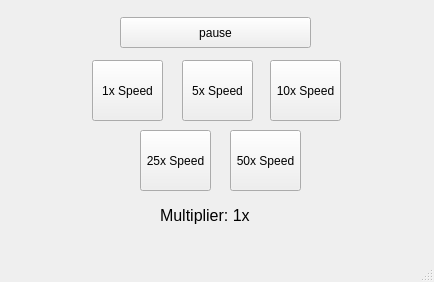
<?xml version="1.0" encoding="UTF-8"?>
<ui version="4.0">
 <class>MainWindow</class>
 <widget class="QMainWindow" name="MainWindow">
  <property name="geometry">
   <rect>
    <x>0</x>
    <y>0</y>
    <width>434</width>
    <height>282</height>
   </rect>
  </property>
  <property name="windowTitle">
   <string>MainWindow</string>
  </property>
  <widget class="QWidget" name="centralwidget">
   <widget class="QLabel" name="multiplier_label">
    <property name="geometry">
     <rect>
      <x>160</x>
      <y>200</y>
      <width>121</width>
      <height>31</height>
     </rect>
    </property>
    <property name="font">
     <font>
      <pointsize>12</pointsize>
     </font>
    </property>
    <property name="text">
     <string>Multiplier: 1x</string>
    </property>
   </widget>
   <widget class="QPushButton" name="one_times_button">
    <property name="geometry">
     <rect>
      <x>92</x>
      <y>60</y>
      <width>71</width>
      <height>61</height>
     </rect>
    </property>
    <property name="text">
     <string>1x Speed</string>
    </property>
   </widget>
   <widget class="QPushButton" name="five_times_button">
    <property name="geometry">
     <rect>
      <x>182</x>
      <y>60</y>
      <width>71</width>
      <height>61</height>
     </rect>
    </property>
    <property name="text">
     <string>5x Speed</string>
    </property>
   </widget>
   <widget class="QPushButton" name="ten_times_button">
    <property name="geometry">
     <rect>
      <x>270</x>
      <y>60</y>
      <width>71</width>
      <height>61</height>
     </rect>
    </property>
    <property name="text">
     <string>10x Speed</string>
    </property>
   </widget>
   <widget class="QPushButton" name="twenty_five_times_button">
    <property name="geometry">
     <rect>
      <x>140</x>
      <y>130</y>
      <width>71</width>
      <height>61</height>
     </rect>
    </property>
    <property name="text">
     <string>25x Speed</string>
    </property>
   </widget>
   <widget class="QPushButton" name="fifty_times_button">
    <property name="geometry">
     <rect>
      <x>230</x>
      <y>130</y>
      <width>71</width>
      <height>61</height>
     </rect>
    </property>
    <property name="text">
     <string>50x Speed</string>
    </property>
   </widget>
   <widget class="QPushButton" name="pause_play_button">
    <property name="geometry">
     <rect>
      <x>120</x>
      <y>17</y>
      <width>191</width>
      <height>31</height>
     </rect>
    </property>
    <property name="text">
     <string>pause</string>
    </property>
   </widget>
  </widget>
  <widget class="QMenuBar" name="menubar">
   <property name="geometry">
    <rect>
     <x>0</x>
     <y>0</y>
     <width>434</width>
     <height>26</height>
    </rect>
   </property>
  </widget>
  <widget class="QStatusBar" name="statusbar"/>
 </widget>
 <resources/>
 <connections/>
</ui>
